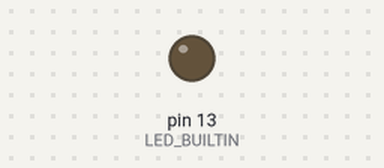
The sketch below on a simulated Arduino Uno, built with avr-gcc and run on an emulated ATmega328P. Parts: output pins drawn as LEDs (lit = HIGH).

Above: at 1.0 s.
At 3.0 s:
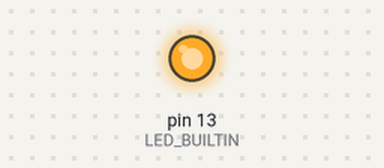
Timing chart, 0 to 5.2 s (numbered marks = the images above):
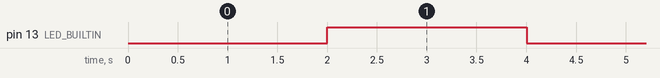

Measured:
- by itself, pin 13 (LED_BUILTIN): alternates HIGH for 2.0 s and LOW for 2.0 s

The sketch:

SimpleBlink.ino
```cpp
/*
 Name:		SimpleBlink.ino
 Created:	4/15/2018 2:50:00 PM
 Author:	batho
*/

#include "LoopWorker.h"

LoopWorker Loop2s(BlinkLED, 2);

void BlinkLED()
{
	if (digitalRead(LED_BUILTIN) == HIGH)
		digitalWrite(LED_BUILTIN, LOW);
	else
		digitalWrite(LED_BUILTIN, HIGH);
}
// the setup function runs once when you press reset or power the board
void setup() {
	Serial.begin(115200);

	pinMode(LED_BUILTIN, OUTPUT);
}

// the loop function runs over and over again until power down or reset
void loop() {
	Loop2s.DoWork();
}
```
